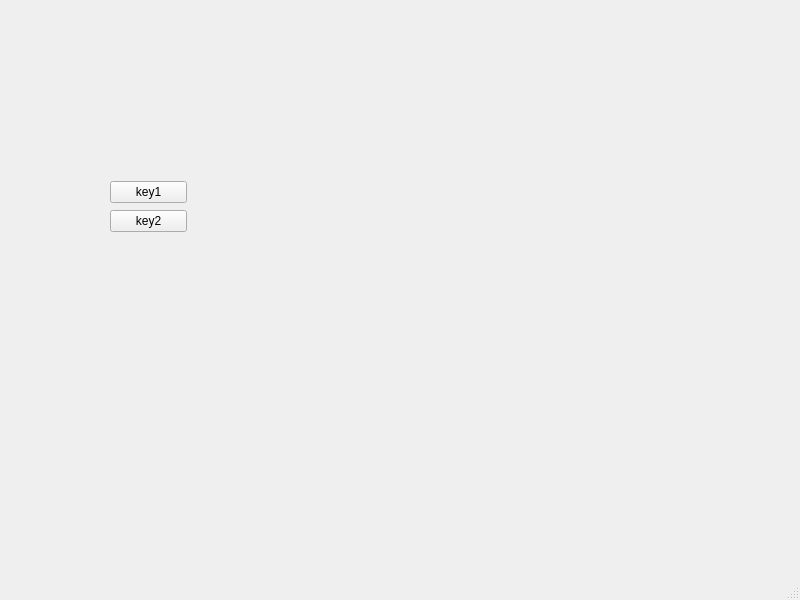
<?xml version="1.0" encoding="UTF-8"?>
<ui version="4.0">
 <class>MainWindow</class>
 <widget class="QMainWindow" name="MainWindow">
  <property name="geometry">
   <rect>
    <x>0</x>
    <y>0</y>
    <width>800</width>
    <height>600</height>
   </rect>
  </property>
  <property name="windowTitle">
   <string>MainWindow</string>
  </property>
  <widget class="QWidget" name="centralwidget">
   <widget class="QWidget" name="">
    <property name="geometry">
     <rect>
      <x>110</x>
      <y>180</y>
      <width>77</width>
      <height>54</height>
     </rect>
    </property>
    <layout class="QVBoxLayout" name="verticalLayout">
     <item>
      <widget class="QPushButton" name="pushButton">
       <property name="text">
        <string>key1</string>
       </property>
      </widget>
     </item>
     <item>
      <widget class="QPushButton" name="pushButton_2">
       <property name="text">
        <string>key2</string>
       </property>
      </widget>
     </item>
    </layout>
   </widget>
  </widget>
  <widget class="QMenuBar" name="menubar">
   <property name="geometry">
    <rect>
     <x>0</x>
     <y>0</y>
     <width>800</width>
     <height>21</height>
    </rect>
   </property>
  </widget>
  <widget class="QStatusBar" name="statusbar"/>
 </widget>
 <resources/>
 <connections/>
</ui>
